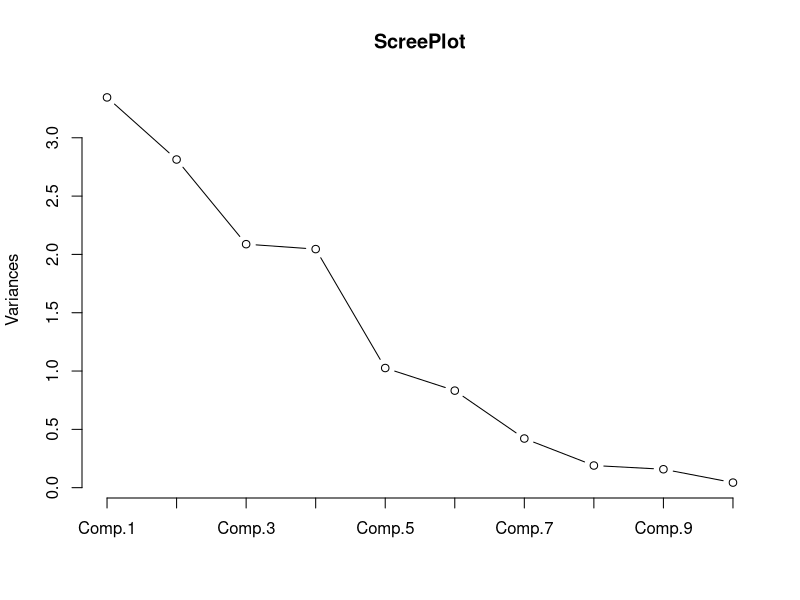
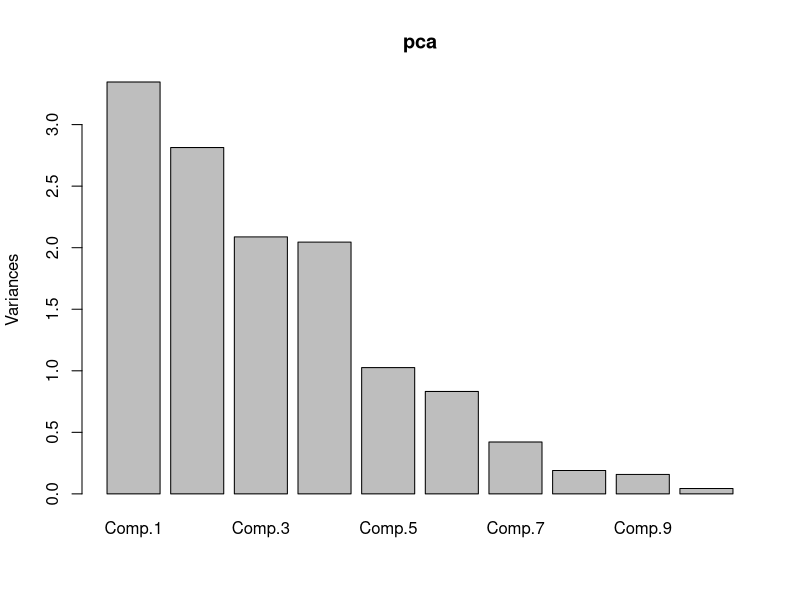
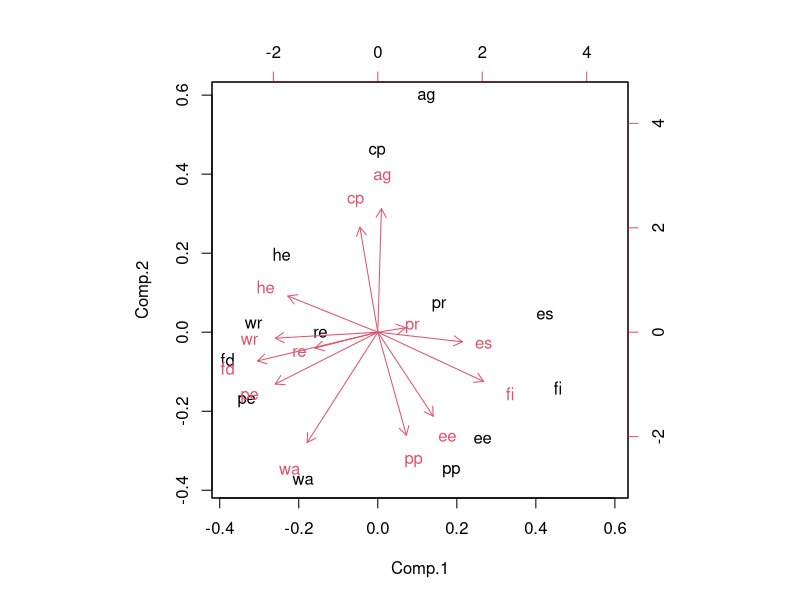
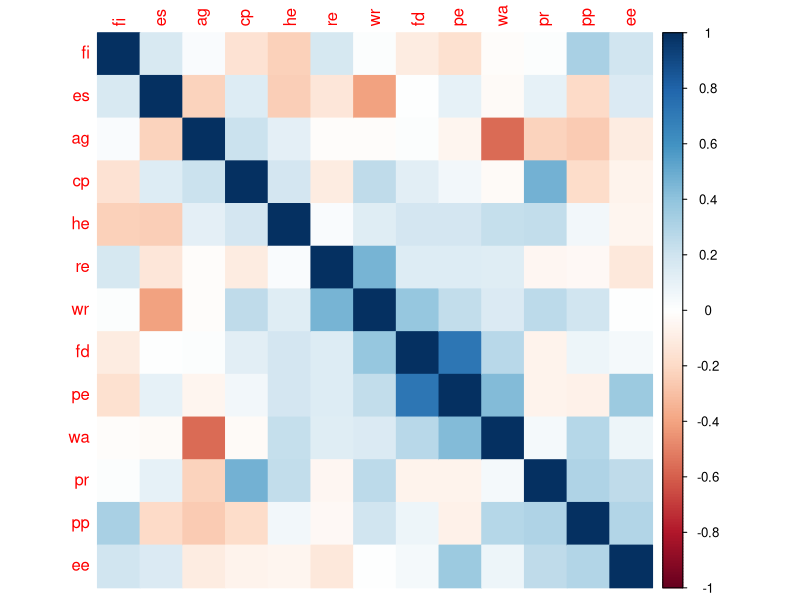

These figures' R source, in order:
#Factor Analysis steps
setwd("~/helloR") #set directory
qa = read.csv("questionnaire_coded.csv") #read csv file
cm <- cor(qa) #calculate correlation matrix from questionnaire answers
pca <- princomp(cm, scores=TRUE, cor=TRUE) #principal component analysis from correlation matrix
summary(pca) #show "Importance of components", eigenvalue on top, standard deviation, cumulative explanative power
screeplot(pca, type="line", main="ScreePlot") #draws a graph to help deciding the number of factors
ve <- cbind(qa) #make vectors out of each line of answers in the table
fa2 <- factanal(ve, factor=2, rotation="varimax", scores="regression") #run analysis with 2 factors
fa2 #show the results
fa4 <- factanal(ve, factor=4, rotation="varimax", scores="regression") #with 4 factors
fa4

#Other learnings
#tutorial video to follow: https://www.youtube.com/watch?v=Od8gfNOOS9o
View(qa) #show csv file separately
cor(qa$ag, qa$fi) #calculate correlation between two questions. Results in [1] 0.02818612
plot(pca) #draws basic graphs for any purpose, eigenvalues for this
loadings(pca) #shows how components are different from each other. A way to think of what they could mean
pca$scores[1:5,] #shows how components score values in each question
biplot(pca) #draws a visual presentation of sorts to 2-D
fa4$loadings #show only the loadings table
fa4$uniquenesses #show how much uniqueness there was in the answers based on each question

#Corrplot visualisation
install.packages("corrplot") #install pacgage to do more visualisations
library(corrplot) #import corrplot
corrplot(cm, order="AOE", method="color") #visualise correlation matrix with the corrplot
